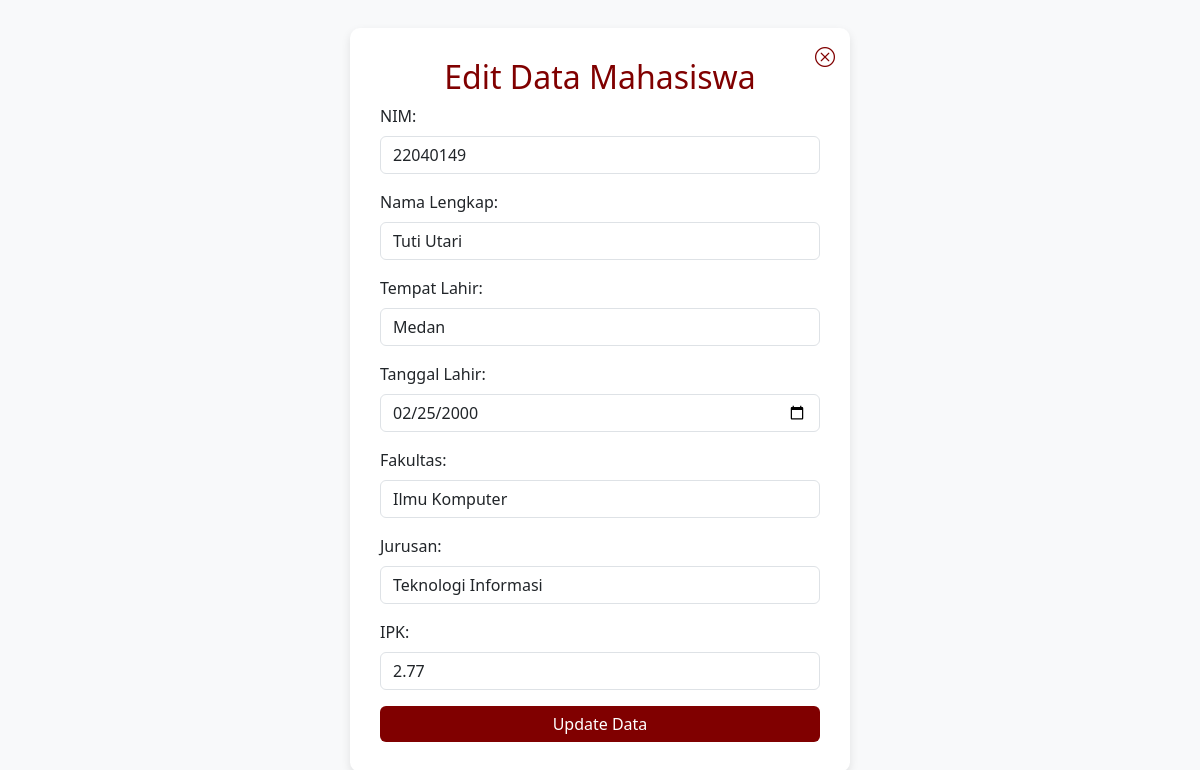
/edit.php?id_mahasiswa=10, run on the app's committed database.
### tables this page shows
CREATE TABLE `mahasiswa` (
  `id_mahasiswa` int(100) NOT NULL,
  `nim` int(100) NOT NULL,
  `nama_mahasiswa` varchar(255) NOT NULL,
  `tempat_lahir` varchar(255) NOT NULL,
  `tanggal_lahir` date NOT NULL,
  `fakultas` varchar(255) NOT NULL,
  `jurusan` varchar(255) NOT NULL,
  `ipk` float NOT NULL
);

### edit.php (the view, shortened to what this page needs)
<?php
include 'config.php';
if (isset($_GET['id_mahasiswa'])) {
    $id_mahasiswa = $_GET['id_mahasiswa'];
    $query = "SELECT * FROM mahasiswa WHERE id_mahasiswa = '$id_mahasiswa'";
    $result = mysqli_query($conn, $query);
    if (mysqli_num_rows($result) > 0) {
        $mahasiswa = mysqli_fetch_assoc($result);
    } else {
        echo "<script>alert('Data tidak ditemukan!'); window.location='mahasiswa.php';</script>";
        exit;
    }
} else {
    echo "<script>alert('ID tidak disediakan!'); window.location='mahasiswa.php';</script>";
    exit;
}
$facQuery = "SELECT * FROM fakultas ORDER BY nama_fakultas ASC";
$facResult = mysqli_query($conn, $facQuery);
$jurQuery = "SELECT * FROM jurusan WHERE id_fakultas = '".$mahasiswa['fakultas']."' ORDER BY nama_jurusan ASC";
$jurResult = mysqli_query($conn, $jurQuery);
?>
<!DOCTYPE html>
<html lang="id">
<head>
    <link href="https://cdn.jsdelivr.net/npm/bootstrap@5.3.0/dist/css/bootstrap.min.css" rel="stylesheet">
    <link rel="stylesheet" href="https://cdn.jsdelivr.net/npm/bootstrap-icons/font/bootstrap-icons.css">
</head>
<body>
    <div class="container">
        <a href="mahasiswa.php" class="close-btn"><i class="bi bi-x-circle"></i></a>
        <h2>Edit Data Mahasiswa</h2>
        <form id="editForm" method="POST">
            <div class="mb-3">
                <label class="form-label">NIM:</label>
                <input type="number" name="nim" class="form-control" required value="<?php echo htmlspecialchars($mahasiswa['nim']); ?>">
            </div>
            <div class="mb-3">
                <label class="form-label">Nama Lengkap:</label>
                <input type="text" name="nama_mahasiswa" class="form-control"
                       pattern="[A-Za-z\s]+"
                       title="Hanya huruf dan spasi yang diperbolehkan"
                       required onkeypress="return onlyLettersAndSpaces(event)"
                       value="<?php echo htmlspecialchars($mahasiswa['nama_mahasiswa']); ?>">
            </div>
            <div class="mb-3">
                <label class="form-label">Tempat Lahir:</label>
                <input type="text" name="tempat_lahir" class="form-control"
                       pattern="[A-Za-z\s]+"
                       title="Hanya huruf dan spasi yang diperbolehkan"
                       required onkeypress="return onlyLettersAndSpaces(event)"
                       value="<?php echo htmlspecialchars($mahasiswa['tempat_lahir']); ?>">
            </div>
            <div class="mb-3">
                <label class="form-label">Tanggal Lahir:</label>
                <input type="date" name="tanggal_lahir" class="form-control" required value="<?php echo htmlspecialchars($mahasiswa['tanggal_lahir']); ?>">
            </div>
            <div class="mb-3">
                <label class="form-label">Fakultas:</label>
                <select name="fakultas" class="form-control" required>
                    <?php
                    mysqli_data_seek($facResult, 0);
                    while ($fac = mysqli_fetch_assoc($facResult)) {
                        $selected = ($fac['id_fakultas'] == $mahasiswa['fakultas']) ? "selected" : "";
                        echo '<option value="' . $fac['id_fakultas'] . '" ' . $selected . '>' . htmlspecialchars($fac['nama_fakultas']) . '</option>';
                    }
                    ?>
                </select>
            </div>
            <div class="mb-3">
                <label class="form-label">Jurusan:</label>
                <select name="jurusan" class="form-control" required>
                    <?php
                    while ($jur = mysqli_fetch_assoc($jurResult)) {
                        $selected = ($jur['id_jurusan'] == $mahasiswa['jurusan']) ? "selected" : "";
                        echo '<option value="' . $jur['id_jurusan'] . '" ' . $selected . '>' . htmlspecialchars($jur['nama_jurusan']) . '</option>';
                    }
                    ?>
                </select>
            </div>
            <div class="mb-3">
                <label class="form-label">IPK:</label>
                <input type="number" name="ipk" class="form-control" step="0.01" required value="<?php echo htmlspecialchars($mahasiswa['ipk']); ?>">
            </div>
            <button type="submit" name="submit" class="btn btn-maroon w-100">Update Data</button>
        </form>
    </div>
</body>
</html>

### edit.php (style rules this page uses)
body { background-color: #f8f9fa; display: flex; justify-content: center; align-items: center; height: 100vh; }
.container { background: white; padding: 30px; border-radius: 10px; box-shadow: 0px 4px 10px rgba(0,0,0,0.1); max-width: 500px; position: relative; }
.btn-maroon { background-color: #800000; color: white; border: none; }
h2 { color: #800000; text-align: center; }
.close-btn { position: absolute; top: 15px; right: 15px; font-size: 20px; color: #800000; cursor: pointer; text-decoration: none; }

### data on the page
mahasiswa: nim "22040149", nama_mahasiswa "Tuti Utari", tempat_lahir "Medan", tanggal_lahir "02/25/2000", ipk "2.77"

### other printed values
form field fakultas "Ilmu Komputer"
form field jurusan "Teknologi Informasi"
